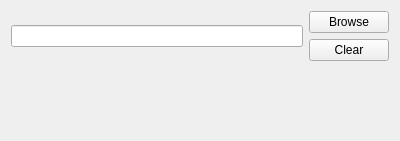
<?xml version="1.0" encoding="UTF-8"?>
<ui version="4.0">
 <class>ThemePathOptionPage</class>
 <widget class="QWidget" name="ThemePathOptionPage">
  <property name="geometry">
   <rect>
    <x>0</x>
    <y>0</y>
    <width>400</width>
    <height>141</height>
   </rect>
  </property>
  <property name="windowTitle">
   <string>Form</string>
  </property>
  <layout class="QVBoxLayout" name="verticalLayout_2">
   <item>
    <layout class="QHBoxLayout" name="horizontalLayout">
     <item>
      <widget class="QLineEdit" name="txtPath"/>
     </item>
     <item>
      <layout class="QVBoxLayout" name="verticalLayout">
       <item>
        <widget class="QPushButton" name="btnBrowse">
         <property name="text">
          <string>Browse</string>
         </property>
        </widget>
       </item>
       <item>
        <widget class="QPushButton" name="btnClear">
         <property name="text">
          <string>Clear</string>
         </property>
        </widget>
       </item>
      </layout>
     </item>
    </layout>
   </item>
   <item>
    <spacer name="verticalSpacer">
     <property name="orientation">
      <enum>Qt::Vertical</enum>
     </property>
     <property name="sizeHint" stdset="0">
      <size>
       <width>20</width>
       <height>56</height>
      </size>
     </property>
    </spacer>
   </item>
  </layout>
 </widget>
 <resources/>
 <connections/>
</ui>
